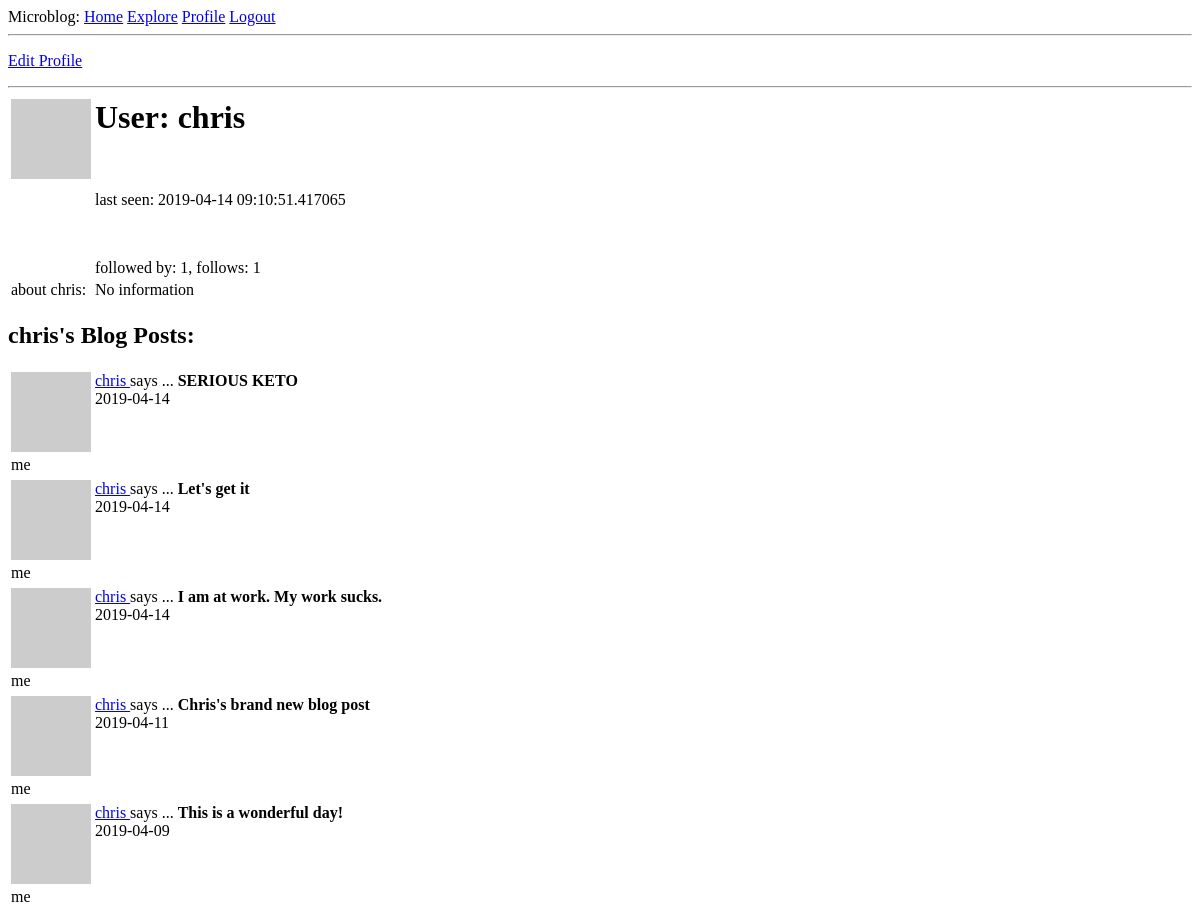
The page /user/chris (signed in) on the database as committed earlier.
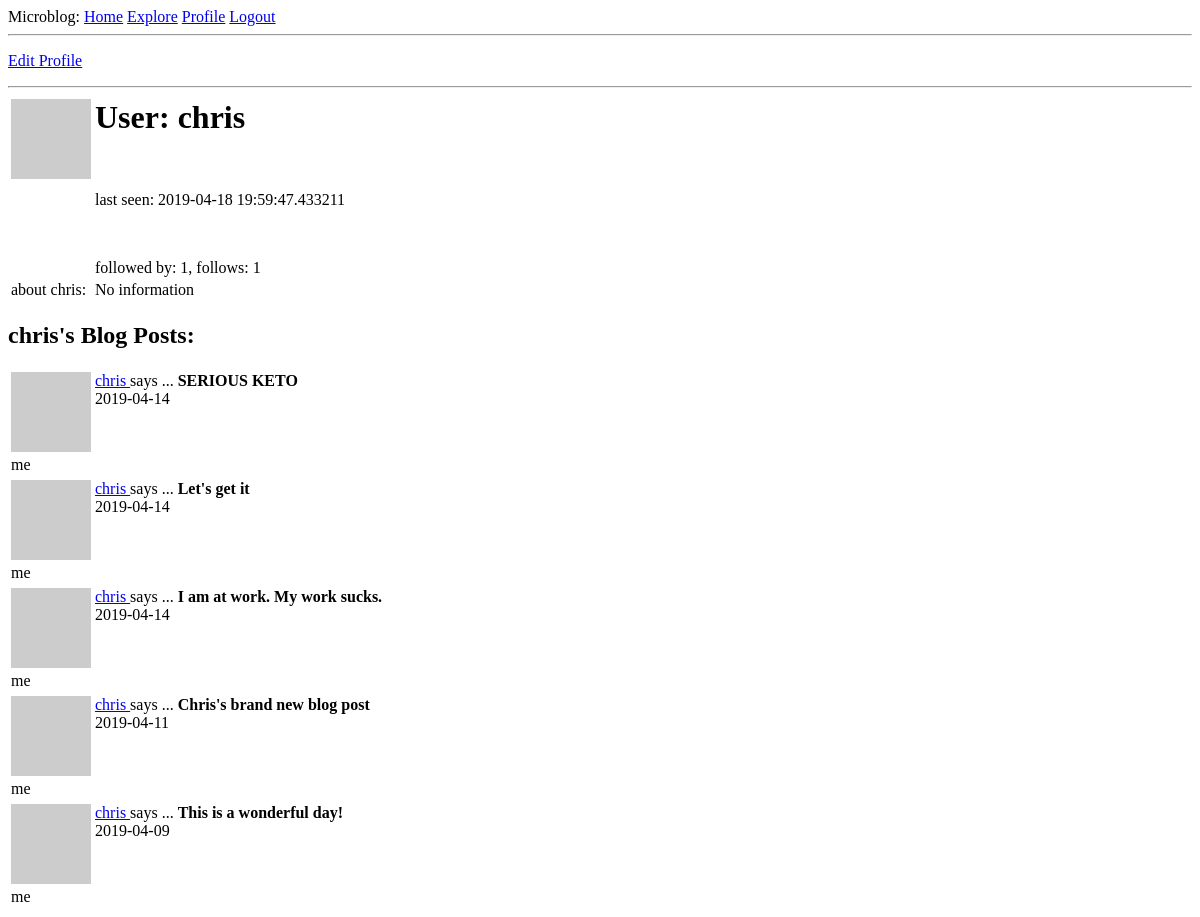
The same page on the database as committed later.
### microblog_app/models.py (models this page shows, shortened)
class User(UserMixin, db.Model): # UserMixin makes model compatible with flask-login
    id = db.Column(db.Integer, primary_key=True)  # flask login writes User.id to session
    username = db.Column(db.String(64), index=True, unique=True)
    email = db.Column(db.String(120), index=True, unique=True)
    password_hash = db.Column(db.String(128))
    posts = db.relationship('Post', backref='author', lazy='dynamic')
    about_me = db.Column(db.String(140))
    last_visited = db.Column(db.DateTime, default=datetime.utcnow())
    followed = db.relationship(
        'User', secondary=followers,
        primaryjoin=(followers.c.follower_id == id),
        secondaryjoin=(followers.c.followed_id == id),
        backref=db.backref('followers', lazy='dynamic'),
        lazy='dynamic'
    )
    def pull_avatar(self, size):
        digest = md5(self.email.lower().encode('utf-8')).hexdigest()
        return f"https://www.gravatar.com/avatar/{digest}?d=identicon&s={size}"
    def timestamp_on_request(self):  # time stamp to update last_visited in db upon request of any page
        self.last_visited = datetime.utcnow()
        db.session.commit()

class Post(db.Model):
    id = db.Column(db.Integer, primary_key=True)
    body = db.Column(db.String(140))
    timestamp = db.Column(db.DateTime, index=True, default=datetime.utcnow)  # passing a function
    user_id = db.Column(db.Integer, db.ForeignKey('user.id'))  # uses relationship

### microblog_app/routes.py (the view)
@app.route(URLRoute.user)
@login_required
def user(username):
    user = User.query.filter_by(username=username).first_or_404()  # returns either element or 404 response
    page = request.args.get('page', 1, type=int)
    posts = user.posts.order_by(Post.timestamp.desc()).paginate(
        page, app.config['POSTS_PER_PAGE'], False
    )
    next_page = url_for('explore', page=posts.next_num) if posts.has_next else None
    prev_page = url_for('explore', page=posts.prev_num) if posts.has_prev else None
    return render_template("user.html", user=user, posts=posts.items,
                           next_page=next_page, prev_page=prev_page)

### microblog_app/models.py (called while the page is built)
@login.user_loader
def load_user(id):
    return User.query.get(int(id))

### microblog_app/routes.py (called while the page is built)
@app.before_request  # applies to all routes in the application
def before_request():
    if current_user.is_authenticated:
        current_user.timestamp_on_request()

### microblog_app/templates/user.html (shortened to what this page needs)
{% extends "base.html" %}
{% block content %}
{% if current_user == user %}
    <p><a href="{{ url_for('edit_profile') }}">Edit Profile</a></p>
{% elif current_user.is_following(user) %}
    <p><a href="{{ url_for('unfollow', username=user.username) }}">unfollow</a></p>
{% elif not current_user.is_following(user) %}
    <p><a href="{{ url_for('follow', username=user.username) }}">follow</a></p>
{% endif %}
<table>
    <tr valign="top">
        <td><img src="{{ user.pull_avatar(128) }}"></td>
        <td>
            <h1>User: {{ user.username }}</h1>
            <br><p>last seen: {% if user.last_visited %} {{ user.last_visited }} {% else %} no info {% endif %}</p>
            <br><p>followed by: {{ user.followers.count() }}, follows: {{ user.followed.count()}}</p>
        </td>
    </tr>
    <tr>
        <td>about {{ user.username }}:</td>
        <td>{% if user.about_me %} {{ user.about_me }} {% else %} No information {% endif %}</td>
    </tr>
    <hr>
</table>
<h2>{{ user.username }}'s Blog Posts:</h2>
{% include "_posts.html" %}
{% endblock %}

### microblog_app/templates/base.html (shortened to what this page needs)
<!DOCTYPE>
<html>
    <head>
    </head>
    <body>
        <div>
            Microblog:
            <a href="{{ url_for('index') }}">Home</a>
            {% if current_user.is_authenticated %}
            <a href="{{ url_for('explore') }}">Explore</a>
            <a href="{{ url_for('user', username=current_user.username) }}">Profile</a>
            <a href="{{ url_for('logout') }}">Logout</a>
            {% elif current_user.is_anonymous %}
            <a href="{{ url_for('login') }}">Login</a>
            {% endif %}
            <hr>
        </div>
    {% block content %}
    {% endblock %}
    </body>
</html>

### microblog_app/templates/_posts.html (shortened to what this page needs)
{% if posts %}
    {% for post in posts %}
        <table>
            <tr valign="top">
                <td><img src="{{ post.author.pull_avatar(36) }}"></td>
                <td>
                    <a href="{{ url_for('user', username=post.author.username) }}">
                        {{ post.author.username }}
                    </a>
                    says ...
                    <b>{{ post.body }}</b><br>
                    {{ post.timestamp.date() }}
                </td>
            </tr>
            <tr>
                {% if current_user.username == post.author.username %}
                    <td><p>me</p></td>
                {% elif current_user.is_following(post.author) %}
                    <td><a href="{{ url_for('unfollow', username=post.author.username) }}">unfollow</a></td>
                {% elif not current_user.is_following(post.author) %}
                    <td><a href="{{ url_for('follow', username=post.author.username) }}">follow</a></td>
                {% endif %}
            </tr>
        </table>
    {% endfor %}
{% else %}
    <p>No blog posts to show!</p>
{% endif %}

Rows that differ between the two databases and show on the page:
changed User "chris": last_visited "2019-04-14 09:10:51.417065" → "2019-04-18 19:59:47.433211"
